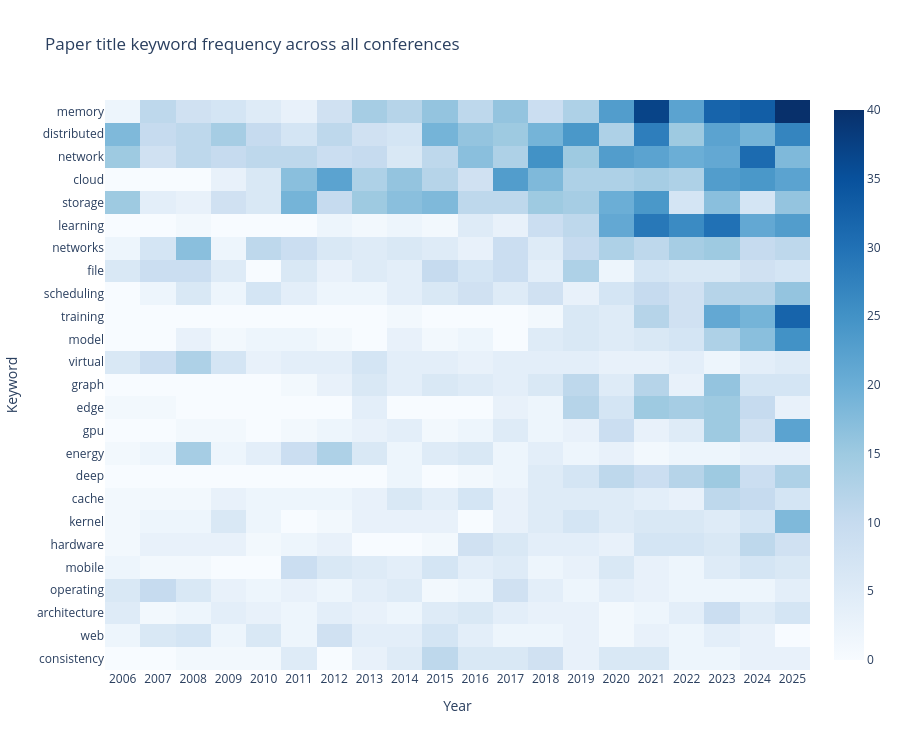

The notebook cell saved with this chart:
### Markdown cell above
## 2 · Paper title keyword heatmap

A heatmap of how frequently individual keywords appear in paper titles, broken down
by year. Rows are the top-25 most frequent keywords (after removing a curated list of
generic words — see `heatmap_stopwords.txt`); columns are years.

**Aggregation:** for each year, all paper titles are tokenised into lowercase
alphabetic tokens of at least 3 characters. A term–year count matrix is built from
these tokens. The top-25 terms by total count across all years are selected as rows.
Cell colour encodes raw occurrence count (not normalised).

### Code cell
matrix = keyword_heatmap_matrix(editions, top_n=25)

fig = go.Figure(go.Heatmap(
    z=matrix.values,
    x=[str(y) for y in matrix.columns],
    y=matrix.index.tolist(),
    colorscale="Blues",
    hovertemplate="Keyword: %{y}<br>Year: %{x}<br>Count: %{z}<extra></extra>",
))
fig.update_layout(
    title="Paper title keyword frequency across all conferences",
    xaxis_title="Year",
    yaxis_title="Keyword",
    height=750,
    yaxis=dict(autorange="reversed"),
)
fig.show()

### Figure 1 — Plotly figure (JSON) as saved in the notebook; plotly's stock layout.template omitted (floating-point values rounded to 4 significant figures; data arrays with more than 128 entries replaced by an {"elided": "..."} marker saying what was removed)
{"data": [{"colorscale": [[0, "rgb(247,251,255)"], [0.125, "rgb(222,235,247)"], [0.25, "rgb(198,219,239)"], [0.375, "rgb(158,202,225)"], [0.5, "rgb(107,174,214)"], [0.625, "rgb(66,146,198)"], [0.75, "rgb(33,113,181)"], [0.875, "rgb(8,81,156)"], [1, "rgb(8,48,107)"]], "hovertemplate": "Keyword: %{y}<br>Year: %{x}<br>Count: %{z}<extra></extra>", "type": "heatmap", "x": ["2006", "2007", "2008", "2009", "2010", "2011", "2012", "2013", "2014", "2015", "2016", "2017", "2018", "2019", "2020", "2021", "2022", "2023", "2024", "2025"], "y": ["memory", "distributed", "network", "cloud", "storage", "learning", "networks", "file", "scheduling", "training", "model", "virtual", "graph", "edge", "gpu", "energy", "deep", "cache", "kernel", "hardware", "mobile", "operating", "architecture", "web", "consistency"], "z": {"elided": "25x20 int values"}}], "layout": {"height": 750, "title": {"text": "Paper title keyword frequency across all conferences"}, "xaxis": {"title": {"text": "Year"}}, "yaxis": {"autorange": "reversed", "title": {"text": "Keyword"}}}}
